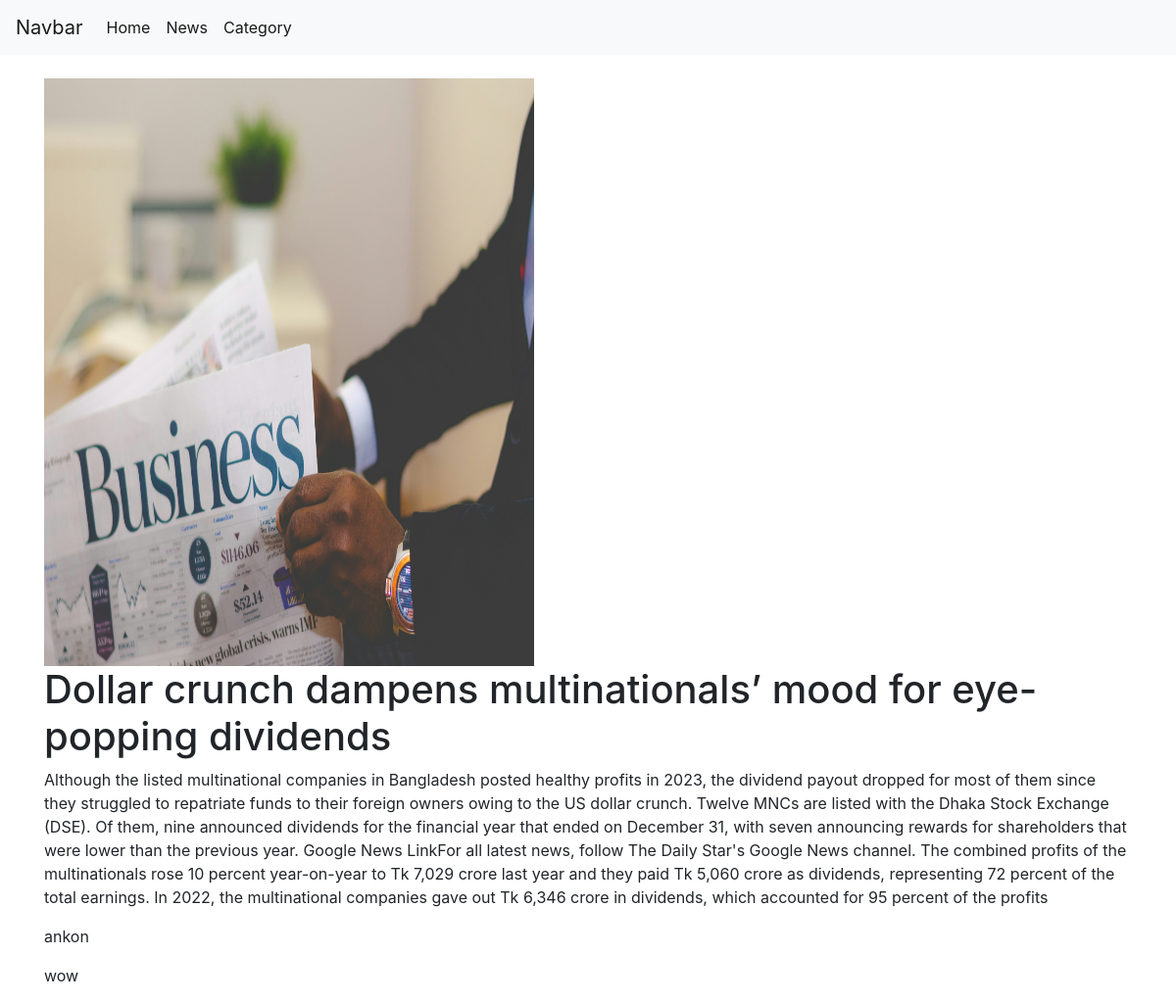
The app's page /singleview/2 with its own data.
### news/models.py (models this page shows, shortened)
class News(models.Model):
    title = models.CharField(max_length=500)
    description = models.TextField()
    comment = models.ManyToManyField(Comment,null=True,blank=True)
    category = models.ForeignKey(Category,on_delete=models.CASCADE)
    keyword = models.ManyToManyField(Keyword)
    image = models.ImageField(upload_to="blog_image")

class Comment(models.Model):
    user_name = models.CharField(max_length=20)
    comment = models.TextField(blank=True,null=True)

### news/views.py (the view)
# urls.py: path('singleview/<int:pk>',singleview, name='singleview'),
def singleview(request,pk):
    news = News.objects.get(id = pk)
    context = {
        "news" : news,
    }
    return render(request,'news/singleview.html',context)

### news/templates/news/singleview.html (shortened to what this page needs)
{% extends "base.html" %}
{% load static %}
{% block content %}
<nav class="navbar navbar-expand-lg navbar-light bg-light mb-4">
    <a class="navbar-brand" href="#">Navbar</a>
    <div class="collapse navbar-collapse" id="navbarNav">
        <ul class="navbar-nav">
            <li class="nav-item active">
                <a class="nav-link" href="{% url 'first' %}">Home</span></a>
            </li>
            <li class="nav-item active">
                <a class="nav-link" href="{{navelement.link}}">News</span></a>
            </li>
            <li class="nav-item active">
                <a class="nav-link" href="{{navelement.link}}">Category</span></a>
            </li>
        </ul>
    </div>
</nav>
<div class="container">
     <img src="{{ news.image.url }}" alt="" style="width:500px;height:600px;">
        <h1>{{news.title}}</h1>
        <p>{{news.description}}</p>
        {% for comment in news.comment.all  %}
        <div>
          <p>{{ comment.user_name }}</p>
          <p>{{ comment.comment }}</p>
        </div>
        {% endfor %}
</div>
{% endblock content %}

### records on screen
News: image (picture), title "Dollar crunch dampens multinationals’ mood for eye-popping dividends", description "Although the listed multinational companies in Bangladesh posted healthy profits in 2023, the dividend payout dropped for most of them since they struggled to repatriate funds to their foreign owners owing to the US dollar crunch. Twelve MNCs are listed with the Dhaka Stock Exchange (DSE). Of them, nine announced dividends for the financial year that ended on December 31, with seven announcing rewards for shareholders that were lower than the previous year. Google News LinkFor all latest news, follow The Daily Star's Google News channel. The combined profits of the multinationals rose 10 percent year-on-year to Tk 7,029 crore last year and they paid Tk 5,060 crore as dividends, representing…"
Comment: user_name "ankon", comment "wow"
